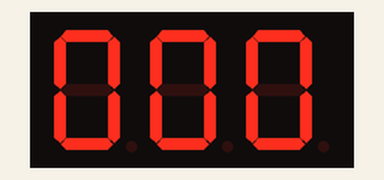
The sketch below on a simulated Arduino Uno, built with avr-gcc and run on an emulated ATmega328P. Shown: 3-digit seven-segment display.

Above: at 0.3 s.
At 5.18 s:
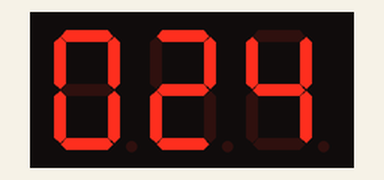
At 10.06 s:
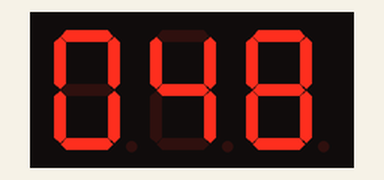
At 20.02 s:
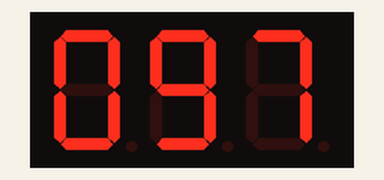
At 29.78 s:
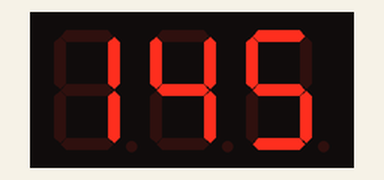
At 39.74 s:
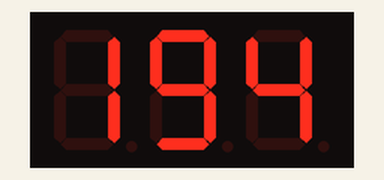

The sketch:

led7_write.ino
```cpp
#include "SevSeg.h" //Include thư viện SevSeg

SevSeg myDisplay; // Khai báo biến myDisplay là đối tượng của thư viện SegSev

void setup() { //Hàm Setup

    int displayType = COMMON_ANODE; // CÁI NÀY VÔ CÙNG QUAN TRỌNG, nếu người ta bán cho bạn một Module LED 8 đoạn chung cực dương thì bạn không cần thay đổi dòng này. Còn nếu họ bán một Module LED 8 đoạn chung cực âm cho các bạn thì bạn cần thay đổi là COMMON_CATHODE. Và nếu người bán không nói cho bạn hoặc bạn quên không hỏi thì cũng không sao, cứ đặt như thế này và lắp mạch nếu không chạy đúng như những gì đoạn code này cần thực hiện thì bạn chỉ cần thay nó là COMMON_CATHODE thôi!
    int digit1 = 2; //Pin 12 led 7 đoạn
    int digit2 = 3; //Pin 9 led 7 đoạn
    int digit3 = 4; //Pin 8 led 7 đoạn

    int segA = 5; //Pin 11 led 7 đoạn
    int segB = 6; //Pin 7 led 7 đoạn
    int segC = 7; //Pin 4 led 7 đoạn
    int segD = 8; //Pin 2 led 7 đoạn
    int segE = 9; //Pin 1 led 7 đoạn
    int segF = 10; //Pin 10 led 7 đoạn
    int segG = 11; //Pin 5 led 7 đoạn
    int segDP= 12; //Pin 3 led 7 đoạn

    int numberOfDigits =3; // số dấu chấm

    myDisplay.Begin(displayType, numberOfDigits, digit1, digit2, digit3, 13, segA, segB, segC, segD, segE, segF, segG, segDP); // Bắt đầu cho phép giao tiếp Module LED 7 đoạn với Arduino

    myDisplay.SetBrightness(100); //điều chỉnh độ sáng của Module LED


}

char buf[5];
byte i = 0;
void loop(){
    static unsigned long atimer = 0;
    if (millis() - atimer > 200) {
      atimer = millis();
      sprintf(buf, "%03d", i++);
    }
    myDisplay.DisplayString(buf, 0b00000000); // Thể hiện chữ AbcD ra bảng LED, và dãy số 0b00001000 là vị trí dấu chấm. Bạn hãy thử thay những số 0 bằng số 1 hoặc ngược lại để kiểm nghiệm
    //myDisplay.DisplayString("999", 0b11111111);
}
```
